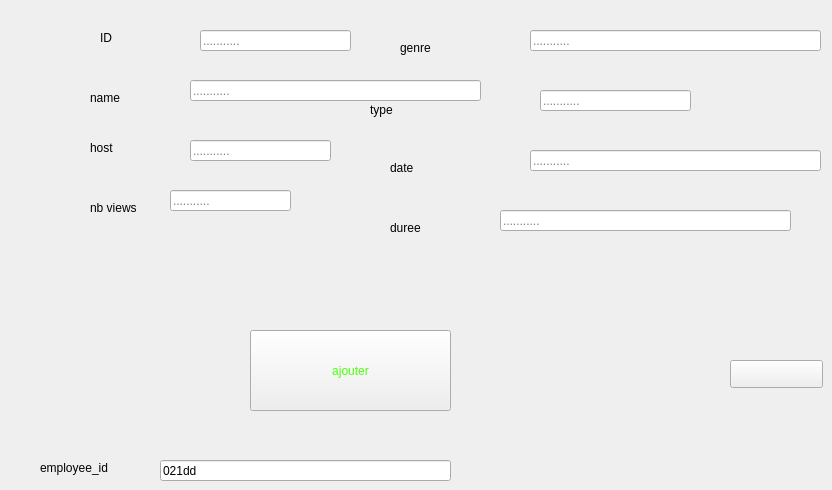
      <widget class="QWidget" name="tab">
       <attribute name="title">
        <string>add</string>
       </attribute>
       <widget class="QLabel" name="label_19">
        <property name="geometry">
         <rect>
          <x>100</x>
          <y>30</y>
          <width>56</width>
          <height>16</height>
         </rect>
        </property>
        <property name="text">
         <string>ID</string>
        </property>
       </widget>
       <widget class="QLabel" name="label_29">
        <property name="geometry">
         <rect>
          <x>90</x>
          <y>90</y>
          <width>56</width>
          <height>16</height>
         </rect>
        </property>
        <property name="text">
         <string>name</string>
        </property>
       </widget>
       <widget class="QLabel" name="label_30">
        <property name="geometry">
         <rect>
          <x>90</x>
          <y>140</y>
          <width>56</width>
          <height>16</height>
         </rect>
        </property>
        <property name="text">
         <string>host</string>
        </property>
       </widget>
       <widget class="QLabel" name="label_31">
        <property name="geometry">
         <rect>
          <x>90</x>
          <y>200</y>
          <width>91</width>
          <height>16</height>
         </rect>
        </property>
        <property name="text">
         <string>nb views</string>
        </property>
       </widget>
       <widget class="QLabel" name="label_32">
        <property name="geometry">
         <rect>
          <x>370</x>
          <y>100</y>
          <width>111</width>
          <height>20</height>
         </rect>
        </property>
        <property name="text">
         <string>type</string>
        </property>
       </widget>
       <widget class="QLabel" name="label_34">
        <property name="geometry">
         <rect>
          <x>40</x>
          <y>460</y>
          <width>91</width>
          <height>16</height>
         </rect>
        </property>
        <property name="text">
         <string>employee_id</string>
        </property>
       </widget>
       <widget class="QPushButton" name="ajouter">
        <property name="geometry">
         <rect>
          <x>250</x>
          <y>330</y>
          <width>201</width>
          <height>81</height>
         </rect>
        </property>
        <property name="styleSheet">
         <string notr="true">color:rgb(75, 255, 10)</string>
        </property>
        <property name="text">
         <string>ajouter</string>
        </property>
       </widget>
       <widget class="QPushButton" name="clear_fields_add">
        <property name="geometry">
         <rect>
          <x>730</x>
          <y>360</y>
          <width>93</width>
          <height>28</height>
         </rect>
        </property>
        <property name="text">
         <string/>
        </property>
       </widget>
       <widget class="QLabel" name="label_36">
        <property name="geometry">
         <rect>
          <x>390</x>
          <y>160</y>
          <width>91</width>
          <height>16</height>
         </rect>
        </property>
        <property name="text">
         <string>date</string>
        </property>
       </widget>
       <widget class="QLineEdit" name="type_lineEdit">
        <property name="geometry">
         <rect>
          <x>540</x>
          <y>90</y>
          <width>151</width>
          <height>21</height>
         </rect>
        </property>
        <property name="text">
         <string/>
        </property>
        <property name="placeholderText">
         <string>...........</string>
        </property>
       </widget>
       <widget class="QLineEdit" name="id_lineEdit">
        <property name="geometry">
         <rect>
          <x>200</x>
          <y>30</y>
          <width>151</width>
          <height>21</height>
         </rect>
        </property>
        <property name="styleSheet">
         <string notr="true"/>
        </property>
        <property name="text">
         <string/>
        </property>
        <property name="placeholderText">
         <string>...........</string>
        </property>
       </widget>
       <widget class="QLineEdit" name="host_lineEdit">
        <property name="geometry">
         <rect>
          <x>190</x>
          <y>140</y>
          <width>141</width>
          <height>21</height>
         </rect>
        </property>
        <property name="text">
         <string/>
        </property>
        <property name="placeholderText">
         <string>...........</string>
        </property>
       </widget>
       <widget class="QLineEdit" name="employee_id_lineEdit">
        <property name="geometry">
         <rect>
          <x>160</x>
          <y>460</y>
          <width>291</width>
          <height>21</height>
         </rect>
        </property>
        <property name="text">
         <string>021dd</string>
        </property>
       </widget>
       <widget class="QLineEdit" name="nbviews_lineEdit">
        <property name="geometry">
         <rect>
          <x>170</x>
          <y>190</y>
          <width>121</width>
          <height>21</height>
         </rect>
        </property>
        <property name="text">
         <string/>
        </property>
        <property name="placeholderText">
         <string>...........</string>
        </property>
       </widget>
       <widget class="QLineEdit" name="name_lineEdit">
        <property name="geometry">
         <rect>
          <x>190</x>
          <y>80</y>
          <width>291</width>
          <height>21</height>
         </rect>
        </property>
        <property name="text">
         <string/>
        </property>
        <property name="placeholderText">
         <string>...........</string>
        </property>
       </widget>
       <widget class="QLineEdit" name="date_lineEdit">
        <property name="geometry">
         <rect>
          <x>530</x>
          <y>150</y>
          <width>291</width>
          <height>21</height>
         </rect>
        </property>
        <property name="text">
         <string/>
        </property>
        <property name="placeholderText">
         <string>...........</string>
        </property>
       </widget>
       <widget class="QLineEdit" name="genre_lineEdit">
        <property name="geometry">
         <rect>
          <x>530</x>
          <y>30</y>
          <width>291</width>
          <height>21</height>
         </rect>
        </property>
        <property name="text">
         <string/>
        </property>
        <property name="placeholderText">
         <string>...........</string>
        </property>
       </widget>
       <widget class="QLabel" name="label_37">
        <property name="geometry">
         <rect>
          <x>400</x>
          <y>40</y>
          <width>91</width>
          <height>16</height>
         </rect>
        </property>
        <property name="text">
         <string>genre</string>
        </property>
       </widget>
       <widget class="QLabel" name="label_39">
        <property name="geometry">
         <rect>
          <x>-30</x>
          <y>30</y>
          <width>56</width>
          <height>16</height>
         </rect>
        </property>
        <property name="text">
         <string>ID</string>
        </property>
       </widget>
       <widget class="QLabel" name="label_40">
        <property name="geometry">
         <rect>
          <x>-40</x>
          <y>70</y>
          <width>56</width>
          <height>16</height>
         </rect>
        </property>
        <property name="text">
         <string>name</string>
        </property>
       </widget>
       <widget class="QLabel" name="label_41">
        <property name="geometry">
         <rect>
          <x>390</x>
          <y>220</y>
          <width>91</width>
          <height>16</height>
         </rect>
        </property>
        <property name="text">
         <string>duree</string>
        </property>
       </widget>
       <widget class="QLineEdit" name="duree_lineEdit">
        <property name="geometry">
         <rect>
          <x>500</x>
          <y>210</y>
          <width>291</width>
          <height>21</height>
         </rect>
        </property>
        <property name="text">
         <string/>
        </property>
        <property name="placeholderText">
         <string>...........</string>
        </property>
       </widget>
      </widget>
